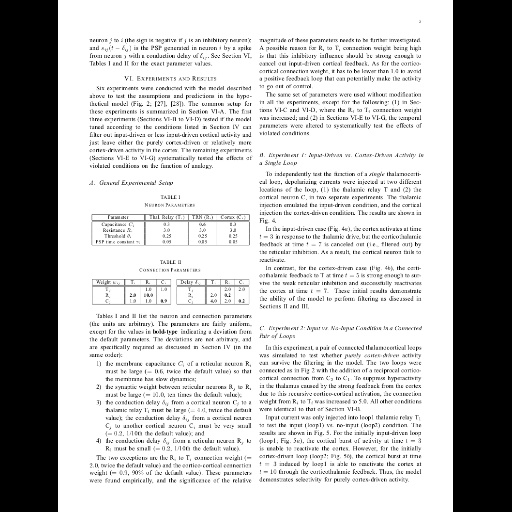
#> input picture test_img/10.1.1.10.2226_5.jpg, 512 x 512 px, given in place of michael_jordan_stats.png, which was not available
$ jupyter execute --allow-errors 'Multi Col. OCR.ipynb'   (shell and % lines are left out)   (older library calls are emulated)
#> lines starting #> are read from the running program, lines starting #| are printed output that depends on the picture; after the words box and inside, x2 and y2 are one past the last pixel; in counts of white or black regions, pixels touching at a corner belong together; pictures that were not available may be replaced by others from this repository, and a replacement may not be noted
[cell 1]
# !wget "https://onedrive.live.com/download?cid=DBD24D3DC9712F7A&resid=DBD24D3DC9712F7A%2110213&authkey=AKAJrobqemGhan8" -O multi_column_data.zip
# !unzip -qq multi_column_data.zip
# %cd multi_column_data

[cell 2]
# import the necessary packages
from sklearn.cluster import AgglomerativeClustering
from matplotlib import pyplot as plt
from pytesseract import Output
from tabulate import tabulate
import pandas as pd
import numpy as np
import pytesseract
import argparse
import imutils
import cv2

[cell 3]
def plt_imshow(title, image):
	# convert the image frame BGR to RGB color space and display it
	image = cv2.cvtColor(image, cv2.COLOR_BGR2RGB)
	plt.imshow(image)
	plt.title(title)
	plt.grid(False)
	plt.show()

[cell 4]
args = {
	"image": "michael_jordan_stats.png",
	"output": "results.csv",
	"min_conf": 0,
	"dist_thresh": 25.0,
	"min_size": 2,
}

[cell 5]
# set a seed for our random number generator
np.random.seed(42)

# load the input image and convert it to grayscale
image = cv2.imread(args["image"])
#> image is the input picture: shape (512, 512, 3); min 0, max 255, mean 183.4
gray = cv2.cvtColor(image, cv2.COLOR_BGR2GRAY)

[cell 6]
kernel = cv2.getStructuringElement(cv2.MORPH_RECT, (51, 11))
gray = cv2.GaussianBlur(gray, (3, 3), 0)
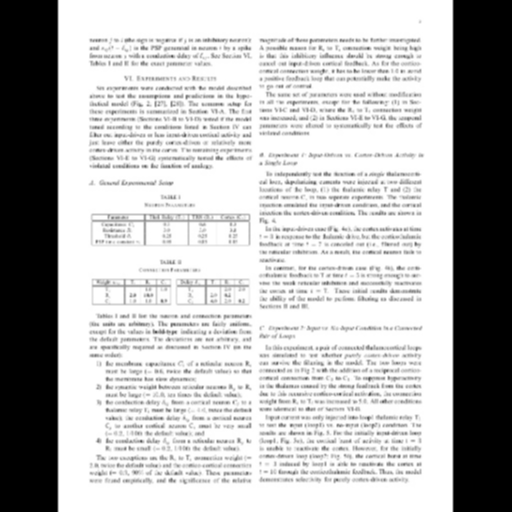
#> gray: shape (512, 512); min 0, max 255, mean 183.5
blackhat = cv2.morphologyEx(gray, cv2.MORPH_BLACKHAT, kernel)
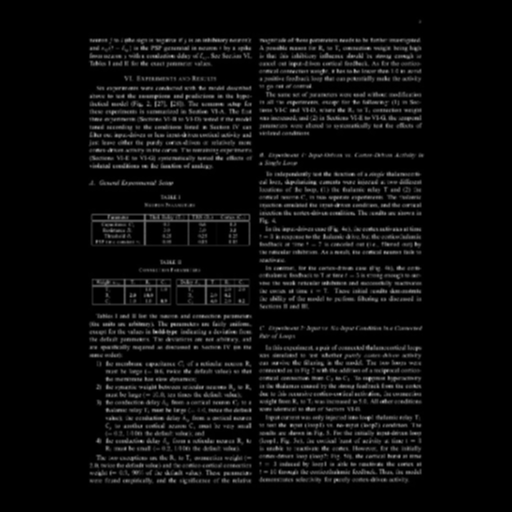
#> blackhat: shape (512, 512); min 0, max 169, mean 13.3

grad = cv2.Sobel(blackhat, ddepth=cv2.CV_32F, dx=1, dy=0, ksize=-1)
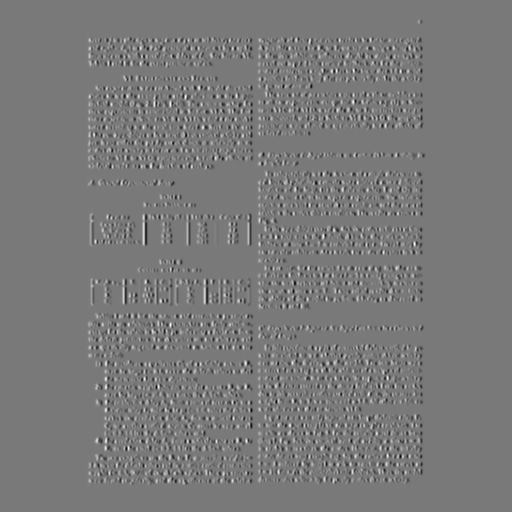
#> grad: shape (512, 512) float32; min -1911, max 2084, mean 0; drawn with min black and max white
grad = np.absolute(grad)
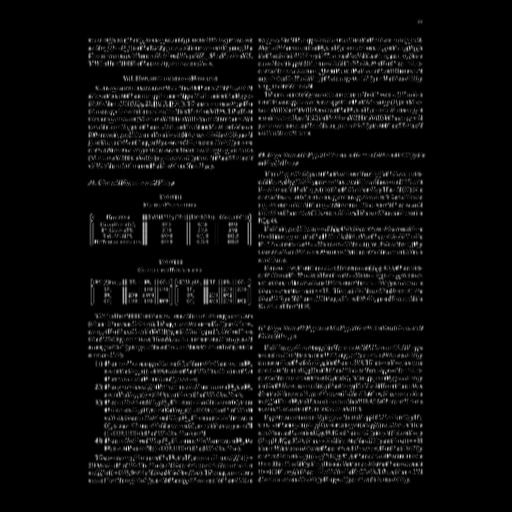
#> grad: shape (512, 512) float32; min 0, max 2084, mean 104.4; drawn with min black and max white
(minVal, maxVal) = (np.min(grad), np.max(grad))
#> minVal = 0; maxVal = 2084
grad = (grad - minVal) / (maxVal - minVal)
grad = (grad * 255).astype("uint8")

grad = cv2.morphologyEx(grad, cv2.MORPH_CLOSE, kernel)
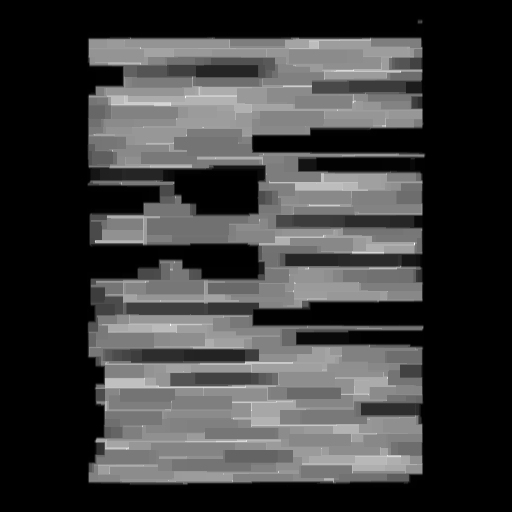
#> grad: shape (512, 512); min 0, max 255, mean 60.2
thresh = cv2.threshold(grad, 0, 255,
	cv2.THRESH_BINARY | cv2.THRESH_OTSU)[1]
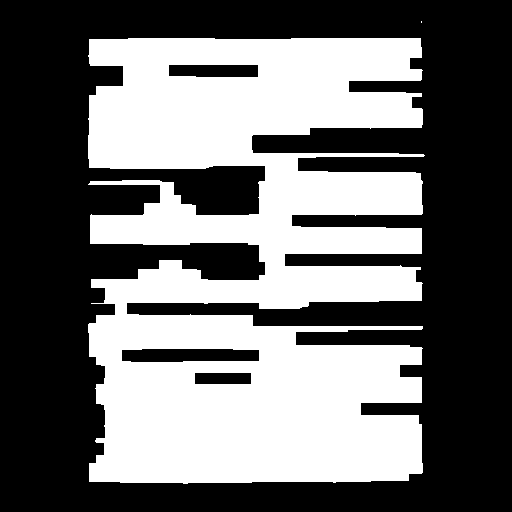
#> thresh: shape (512, 512); 42.6% white; 2 white regions (1 under 20 px), largest, box (x1, y1, x2, y2) and area: (88, 38, 425, 484) 111649
thresh = cv2.dilate(thresh, None, iterations=3)
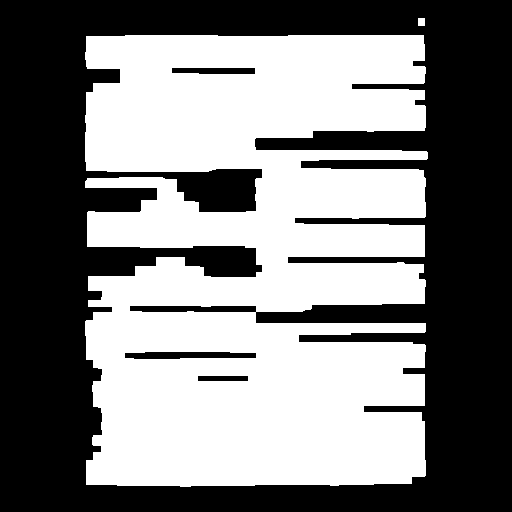
#> thresh: shape (512, 512); 49.2% white; 2 white regions, box (x1, y1, x2, y2) and area: (85, 35, 428, 487) 128881, (418, 18, 425, 26) 56
plt_imshow("Thresh", thresh)
#> in plt_imshow, `image = cv2.cvtColor(image, cv2.COLOR_BGR2RGB)`: image: shape (512, 512, 3); 49.2% white; 2 white regions

[cell 7]
cnts = cv2.findContours(thresh.copy(), cv2.RETR_EXTERNAL,
	cv2.CHAIN_APPROX_SIMPLE)
#> cnts = 2 contours; box (x1, y1, x2, y2) and area: (85, 35, 428, 487) 128750, (418, 18, 425, 26) 42
cnts = imutils.grab_contours(cnts)
tableCnt = max(cnts, key=cv2.contourArea)
#> tableCnt = contour of 356 points, box (x1, y1, x2, y2) (85, 35, 428, 487), area 128750

(x, y, w, h) = cv2.boundingRect(tableCnt)
#> x = 85; y = 35; w = 343; h = 452
table = image[y:y + h, x:x + w]
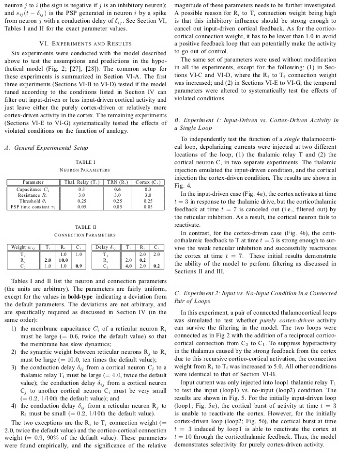
#> table: shape (452, 343, 3); min 0, max 255, mean 232.6

plt_imshow("Input", image)
plt_imshow("Table", table)

[cell 8]
options = "--psm 6"
#> (the rest of this cell did not finish here and is left out)

#> (a cell that did not finish here is left out)

[cell 10]
sortedClusters = []

#> (the rest of this cell did not finish here and is left out)

[cell 11]
for (l, _) in sortedClusters:
	idxs = np.where(clustering.labels_ == l)[0]

	yCoords = [coords[i][1] for i in idxs]
	sortedIdxs = idxs[np.argsort(yCoords)]

	color = np.random.randint(0, 255, size=(3,), dtype="int")
	color = [int(c) for c in color]

	for i in sortedIdxs:
		(x, y, w, h) = coords[i]
		cv2.rectangle(table, (x, y), (x + w, y + h), color, 2)

	cols = [ocrText[i].strip() for i in sortedIdxs]
	currentDF = pd.DataFrame({cols[0]: cols[1:]})
	df = pd.concat([df, currentDF], axis=1)

$ run again, on test_img/10.1.1.100.2030_2.jpg
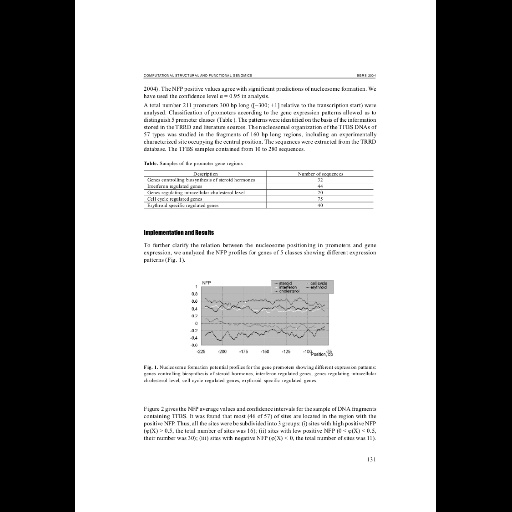
#> input picture test_img/10.1.1.100.2030_2.jpg, 512 x 512 px, given in place of michael_jordan_stats.png, which was not available
#> image is the input picture: shape (512, 512, 3); min 0, max 255, mean 172.2
#> minVal = 0; maxVal = 2359
#> `thresh = cv2.dilate(thresh, None, iterations=3)`:
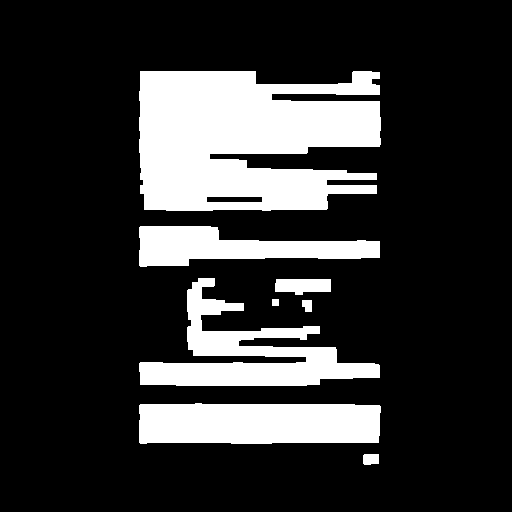
#> thresh: shape (512, 512); 20.2% white; 8 white regions, largest, box (x1, y1, x2, y2) and area: (139, 71, 381, 211) 27150, (139, 278, 380, 386) 9558, (139, 403, 381, 444) 9422
#> image: shape (512, 512, 3); 20.2% white; 8 white regions
#> cnts = 8 contours; box (x1, y1, x2, y2) and area: (139, 71, 381, 211) 26711, (139, 403, 381, 444) 9144, (139, 278, 380, 386) 8963, (139, 226, 380, 267) 5572, (275, 279, 331, 295) 678, (363, 454, 379, 465) 142, (302, 300, 312, 312) 84, (272, 299, 279, 306) 36
#> tableCnt = contour of 110 points, box (x1, y1, x2, y2) (139, 71, 381, 211), area 26711
#> x = 139; y = 71; w = 242; h = 140
#> `table = image[y:y + h, x:x + w]`:
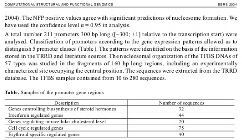
#> table: shape (140, 242, 3); min 0, max 255, mean 232.3
